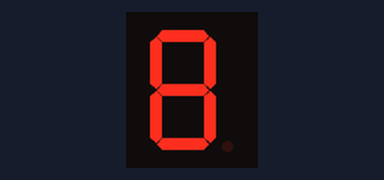
A program run on a simulated Raspberry Pi Pico running MicroPython. On the bench: 1-digit seven-segment display. Random numbers come from a fixed seed; the segment pins are drawn as the display they are named for.

Above: at 0.4 s.

The program:

7seg_fire.py
```python
import time
from machine import Pin, PWM
from urandom import randint

# piny odpowiadające segmentom wyświetlacza
a = 14
b = 13
c = 18
d = 17
e = 16
f = 15
g = 19

sgs = [
    [PWM(Pin(d))],              # dół
    [PWM(Pin(c)),PWM(Pin(e))],  # dolne boki
    [PWM(Pin(b)),PWM(Pin(f))],  # górne boki
    [PWM(Pin(a)),PWM(Pin(g))]   # srodek i góra
]

while True:
    a = 17          # aktualny płomień na dole :-)
    for p in range(0, len(sgs)):  # dla każdego piętra...
        a = a - randint(2,3)      # zmniejsz ogień
        for s in range(0, len(sgs[p])): # dla każdego elementu na piętrze
            mod = randint(-1,1)         # modyfikator lewo-prawo
            sgs[p][s].duty_u16(2**(a+mod) -2) # zaświeć
            time.sleep_ms(50)
    time.sleep_ms(50)
```
